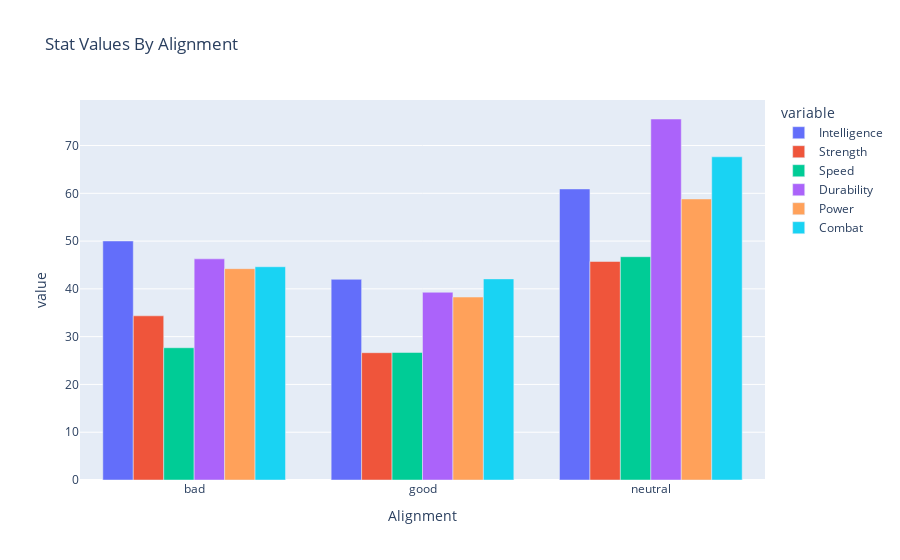

The cell this chart's notebook holds for it:
### Markdown cell above
## Graph previous results

### Code cell
mean_stats_fig = px.bar(mean_stats_alignment, 
                        x="Alignment", y=['Intelligence', 'Strength', 'Speed', 'Durability', 'Power', 'Combat'], 
                        barmode='group',
                        title='Stat Values By Alignment')
mean_stats_fig.show()

### Figure 1 — Plotly figure (JSON) as saved in the notebook; plotly's stock layout.template omitted (floating-point values rounded to 4 significant figures)
{"data": [{"alignmentgroup": "True", "hovertemplate": "variable=Intelligence<br>Alignment=%{x}<br>value=%{y}<extra></extra>", "legendgroup": "Intelligence", "marker": {"color": "#636efa", "pattern": {"shape": ""}}, "name": "Intelligence", "offsetgroup": "Intelligence", "orientation": "v", "showlegend": true, "textposition": "auto", "type": "bar", "x": ["bad", "good", "neutral"], "xaxis": "x", "y": [50.02, 42, 60.91], "yaxis": "y"}, {"alignmentgroup": "True", "hovertemplate": "variable=Strength<br>Alignment=%{x}<br>value=%{y}<extra></extra>", "legendgroup": "Strength", "marker": {"color": "#EF553B", "pattern": {"shape": ""}}, "name": "Strength", "offsetgroup": "Strength", "orientation": "v", "showlegend": true, "textposition": "auto", "type": "bar", "x": ["bad", "good", "neutral"], "xaxis": "x", "y": [34.36, 26.64, 45.73], "yaxis": "y"}, {"alignmentgroup": "True", "hovertemplate": "variable=Speed<br>Alignment=%{x}<br>value=%{y}<extra></extra>", "legendgroup": "Speed", "marker": {"color": "#00cc96", "pattern": {"shape": ""}}, "name": "Speed", "offsetgroup": "Speed", "orientation": "v", "showlegend": true, "textposition": "auto", "type": "bar", "x": ["bad", "good", "neutral"], "xaxis": "x", "y": [27.68, 26.69, 46.73], "yaxis": "y"}, {"alignmentgroup": "True", "hovertemplate": "variable=Durability<br>Alignment=%{x}<br>value=%{y}<extra></extra>", "legendgroup": "Durability", "marker": {"color": "#ab63fa", "pattern": {"shape": ""}}, "name": "Durability", "offsetgroup": "Durability", "orientation": "v", "showlegend": true, "textposition": "auto", "type": "bar", "x": ["bad", "good", "neutral"], "xaxis": "x", "y": [46.28, 39.29, 75.55], "yaxis": "y"}, {"alignmentgroup": "True", "hovertemplate": "variable=Power<br>Alignment=%{x}<br>value=%{y}<extra></extra>", "legendgroup": "Power", "marker": {"color": "#FFA15A", "pattern": {"shape": ""}}, "name": "Power", "offsetgroup": "Power", "orientation": "v", "showlegend": true, "textposition": "auto", "type": "bar", "x": ["bad", "good", "neutral"], "xaxis": "x", "y": [44.23, 38.29, 58.82], "yaxis": "y"}, {"alignmentgroup": "True", "hovertemplate": "variable=Combat<br>Alignment=%{x}<br>value=%{y}<extra></extra>", "legendgroup": "Combat", "marker": {"color": "#19d3f3", "pattern": {"shape": ""}}, "name": "Combat", "offsetgroup": "Combat", "orientation": "v", "showlegend": true, "textposition": "auto", "type": "bar", "x": ["bad", "good", "neutral"], "xaxis": "x", "y": [44.63, 42.09, 67.64], "yaxis": "y"}], "layout": {"barmode": "group", "legend": {"title": {"text": "variable"}, "tracegroupgap": 0}, "title": {"text": "Stat Values By Alignment"}, "xaxis": {"anchor": "y", "domain": [0, 1], "title": {"text": "Alignment"}}, "yaxis": {"anchor": "x", "domain": [0, 1], "title": {"text": "value"}}}}
